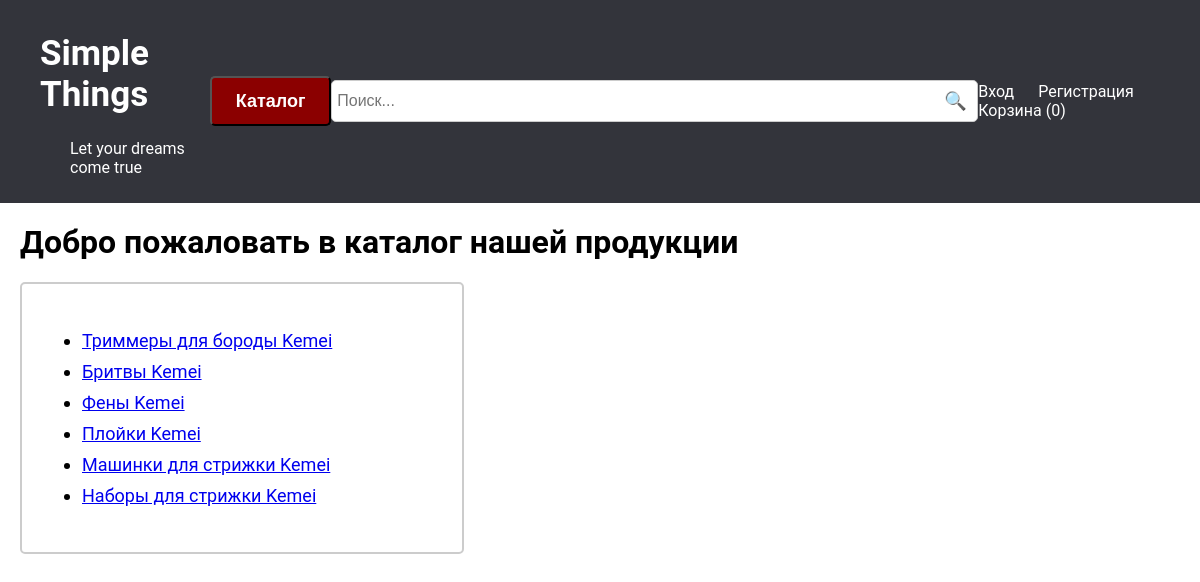
The page / on the database its author committed.
### products/models.py (models this page shows, shortened)
class Category(models.Model):
    name = models.CharField(max_length=100)

### products/views.py (the view)
# urls.py: path('', product_views.index, name='index'),
def index(request):
    categories = Category.objects.all()
    return render(request, 'products/home.html', {'categories': categories})

### products/templates/products/home.html (shortened to what this page needs)
<!DOCTYPE html>
<html lang="en">
<head>
</head>
<body>
    <header>
        <div class="store-info">
            <h1 class="store-name"><strong>Simple Things</strong></h1>
            <p class="slogan">Let your dreams come true</p>
        </div>
        <button class="catalog-btn">Каталог</button>
        <form class="search-form catalog-style">
            <input type="text" placeholder="Поиск...">
            <button type="submit" class="search-button"></button>
        </form>
        <div class="user-info">
            {% if 'login' in request.session %}
            <a class="auth" href="/logout">Выход</a>
            {% else %}
            <a class="auth" href="/login_page">Вход</a>
             <a class="auth" href="/create_game_user">Регистрация</a>
            {% endif %}
            <a class="cart" href="/cart">Корзина (0)</a>
        </div>
    </header>
    <h1 class="welcome">Добро пожаловать в каталог нашей продукции</h1>
    <div class="menu-container">
        <ul>
            {% for category in categories %}
                <li class="menu-item"><a href="{% url 'category_detail' category.id %}">{{ category.name }}</a></li>
            {% endfor %}
        </ul>
    </div>
</body>
</html>

### products/templates/products/home.html (style rules this page uses)
body { font-family: 'Roboto', Arial, sans-serif; margin: 0; padding: 0; }
.menu-container { display: flex; justify-content: left; border: 2px solid #ccc; border-radius: 5px; padding: 20px; margin: 20px; max-width: 400px; }
.auth, .cart { color: white; text-decoration: none; margin-right: 20px; }
.menu-item { font-size: 18px; margin: 10px 0; }
header { background-color: #33343b; color: #fff; display: flex; align-items: center; justify-content: space-between; padding: 10px 0; }
.store-info { display: block; margin-left: 20px; }
.store-info .slogan { margin-left: 50px; }
.store-name { font-size: 35px; margin-right: 1px; margin-left: 20px; }
.catalog-btn { display: flex; color: white; justify-content: center; align-items: center; width: 150px; height: 50px; background: darkred; border-radius: 5px; font-size: 18px; font-weight: bold; padding: 10px; cursor: pointer; }
.search-form input { flex-grow: 1; width: 600px; height: 30px; font-size: 16px; padding: 5px; border: 1px solid #ccc; border-radius: 5px; }
.search-form { position: relative; }
.search-form input { padding-right: 40px; }
.search-button { position: absolute; top: 50%; right: 10px; transform: translateY(-50%); width: 30px; height: 30px; border: none; background-color: transparent; cursor: pointer; }
.search-button::before { content: "\1F50D"; font-size: 18px; }
.welcome { text-align: left; margin-top: 20px; margin-left: 20px; font-size: 32px; }

### rows shown on the page
Category: name "Триммеры для бороды Kemei"
Category: name "Бритвы Kemei"
Category: name "Фены Kemei"
Category: name "Плойки Kemei"
Category: name "Машинки для стрижки Kemei"
Category: name "Наборы для стрижки Kemei"
